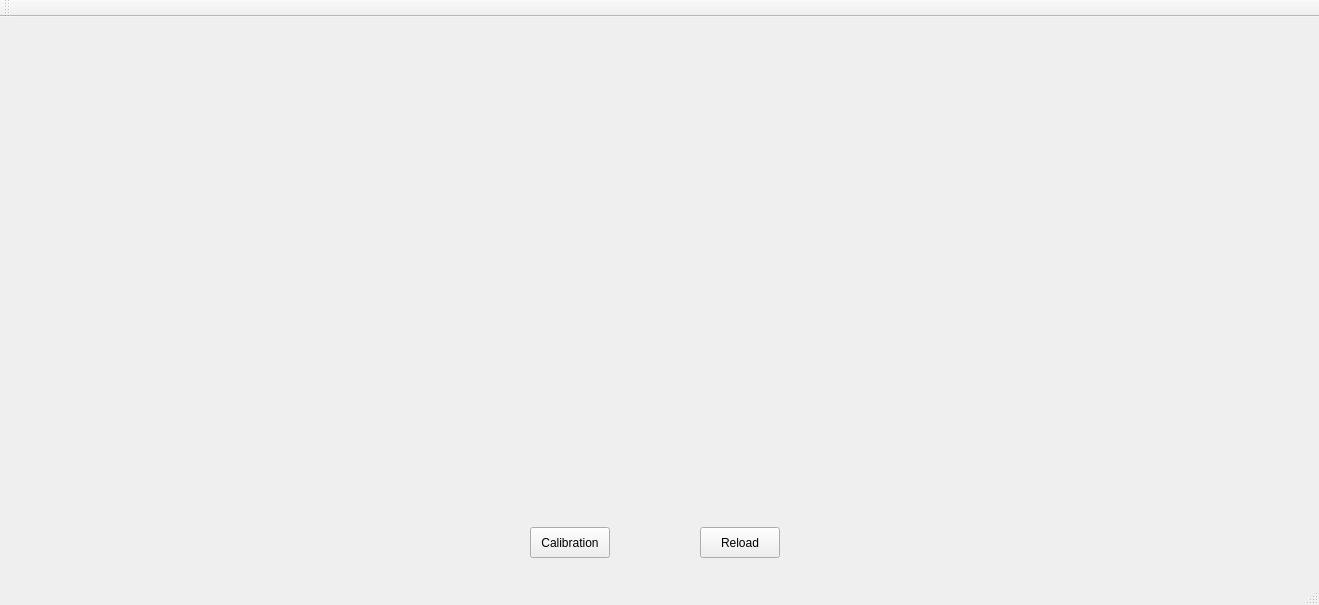
<?xml version="1.0" encoding="UTF-8"?>
<ui version="4.0">
 <class>MainWindow</class>
 <widget class="QMainWindow" name="MainWindow">
  <property name="geometry">
   <rect>
    <x>0</x>
    <y>0</y>
    <width>1319</width>
    <height>605</height>
   </rect>
  </property>
  <property name="windowTitle">
   <string>MainWindow</string>
  </property>
  <widget class="QWidget" name="centralWidget">
   <widget class="QWidget" name="horizontalLayoutWidget">
    <property name="geometry">
     <rect>
      <x>9</x>
      <y>9</y>
      <width>1301</width>
      <height>491</height>
     </rect>
    </property>
    <layout class="QHBoxLayout" name="horizontalLayout"/>
   </widget>
   <widget class="QPushButton" name="pushButton">
    <property name="geometry">
     <rect>
      <x>530</x>
      <y>510</y>
      <width>80</width>
      <height>31</height>
     </rect>
    </property>
    <property name="text">
     <string>Calibration</string>
    </property>
   </widget>
   <widget class="QPushButton" name="ReloadButton">
    <property name="geometry">
     <rect>
      <x>700</x>
      <y>510</y>
      <width>80</width>
      <height>31</height>
     </rect>
    </property>
    <property name="text">
     <string>Reload</string>
    </property>
   </widget>
  </widget>
  <widget class="QMenuBar" name="menuBar">
   <property name="geometry">
    <rect>
     <x>0</x>
     <y>0</y>
     <width>1319</width>
     <height>23</height>
    </rect>
   </property>
  </widget>
  <widget class="QToolBar" name="mainToolBar">
   <attribute name="toolBarArea">
    <enum>TopToolBarArea</enum>
   </attribute>
   <attribute name="toolBarBreak">
    <bool>false</bool>
   </attribute>
  </widget>
  <widget class="QStatusBar" name="statusBar"/>
 </widget>
 <layoutdefault spacing="6" margin="11"/>
 <resources/>
 <connections/>
</ui>
